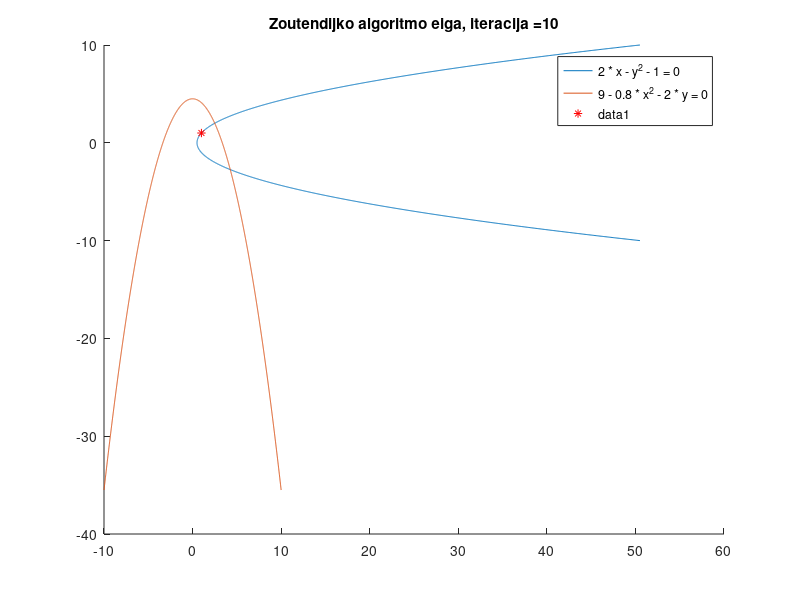

This figure's MATLAB source: (Note: this script raises an error after producing the figure.)
clear all;
close all;

x = -10:0.01:10;

% plotting boundaries
% Y1 = sqrt(2.*x - 1);
Y2 = (9 - 0.8*(x.^2)) ./ 2;


figure

hold on
plot((x.^2 + 1) / 2, x); % pirmas constraint
plot(x, Y2);

legend('2 * x - y^2 - 1 = 0', '9 - 0.8 * x^2 - 2 * y = 0');
% Find a feasible direction of descent for:
% f(x,y) = (x-3)^2 + (y-3)^2
% g1(x,y) = 2*x - (y)^2   - 1        >= 0
% g2(x,y) = 9 - 0.8 * (x)^2 - 2*y >= 0
% Is pradziu aktyvus yra tik g1, tai ji ir naudosim
% starting point X0 = [0.5,0]
% 
% Find x that minimizes f = -1t + 0d1 + 0d2
%
% subject to
% 1t - 10d1 + 2d2 <= 0
% 1t - 2d1 + 8d2 <= 0
% -1 <= d1 <= 1; -1 <= d2 <= 1.
% 

% startying point
X = [1, 1];
plot(X(1), X(2), 'r*');

EPS = 1e-8;
STEP = 0.0000005;


% Move right until some boundary is hit

%

DISPLAY_ITER = 10;
str =strcat('Zoutendijko algoritmo eiga, iteracija =  ', int2str(DISPLAY_ITER));
title(str);
for i = 1:20
    f = [-1; 0; 0];
    % Ziurim kuris constrainas yra active
    
    % Tariam, kad jau esam boundary
    if(g1(X) < g2(X))
        % Pirmas constraint yra active
        [gfx, gfy] = grad_f(X);
        [ggx, ggy] = grad_g1(X);
        A =  [1 gfx  gfy; 1 -ggx -ggy];
    else
        % Antras constraint yra active
        [gfx, gfy] = grad_f(X);
        [ggx, ggy] = grad_g2(X);
        A =  [1 gfx gfy; 1 -ggx -ggy];
    end
    
    b = [0; 0];
    lb = [-1; -1; -1];
    ub = [1000; 1; 1];

    [x,fval,exitflag,output,lambda] = linprog(f,A,b,[],[],lb,ub);
    % Display vectors at the beggining
    
    [gradFX, gradFY] = grad_f(X);
    [gradGX, gradGY] = grad_g1(X);
    [gradGX2, gradGY2] = grad_g2(X);
    
    norm1 = max(1,100*norm(grad_f(X)));
    norm2 = max(1,100*norm(grad_g1(X)));
    norm3 = max(1,100*norm(grad_g2(X)));
    norm4 = max(1,100*norm([x(2),x(3)]));

    if i == DISPLAY_ITER
        quiver(X(1), X(2), gradFX / norm1, gradFY / norm1, 'r');
        if(g1(X) < g2(X))
            quiver(X(1), X(2), gradGX / norm2, gradGY / norm2, 'g');
        else
            quiver(X(1), X(2), gradGX2 / norm3 , gradGY2 / norm3, 'g');
        end
    end
    oldPnt = X;
    while -1
        % Check constraints
        D(1) = X(1) + (STEP) * x(2);
        D(2) = X(2) + (STEP) * x(3);
        
        if(g1(D) < -0.0 || g2(D) < -0.0) 
            fprintf('Breaking @ %d - iter\n', j);
            break;
        end
        X = D;
    end
    if(i == DISPLAY_ITER)
       pl = plot([oldPnt(1), X(1)], [oldPnt(2) , X(2)], '-O','LineWidth',3, 'color', 'black');

    else
       pl = plot([oldPnt(1), X(1)], [oldPnt(2) , X(2)], '--','LineWidth',1, 'color', 'black');
       pl.Color=[0,0,0, 0.14];
    end
end

legend('2 * x - y^2 - 1 = 0', '9 - 0.8 * x^2 - 2 * y = 0');
xlabel('x');
ylabel('y');
zz = (X(1) - 3)^2 + (X(2) - 3)^2
